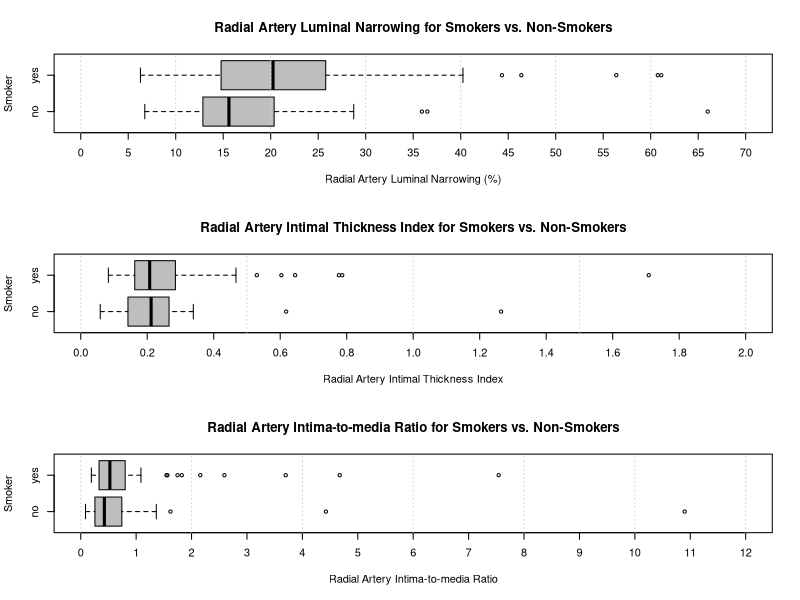

Reproduce this figure in R. (Note: this script raises an error after producing the figure.)
# Case Study 1 - Study of Graft Arteries
# Angus Robertson
# 22 July 2017
# Packages: data.table, 

library(data.table)

# Import data file from csv and clean data
data <- read.csv('artery030510.csv', header=T)

  #Remove unused columns and rows
  data <- subset(data, select = -c(X, X.1, X.2, X.3))
  data <- data[!apply(is.na(data) | data == '', 1, all), ]
  
  #Fix column names
  setnames(data, old=c("RA...luminal.narrowing",         
                       "RA..Intimal.thickness.index",
                       "RA.Intima.to.media.ratio",     
                       "ITA...luminal.narrowing",        
                       "ITA..Intimal.thickness.index",    
                       "ITA.Intima.to.media.ratio",    
                       "RA.DLI",       
                       "RA.IEL.area",                      
                       "RA.Intimal.area",                  
                       "RA.Medial.area",                   
                       "RA.Intimal.width",                 
                       "RA.Medial.width",                  
                       "ITA.DLI",                      
                       "ITA.IEL.area",                     
                       "ITA.Intimal.area",                 
                       "ITA.Medial.area",                
                       "ITA.Intimal.width",                
                       "ITA.Medial.width"), 
                new=c("RA.Luminal.narrowing.(%)",
                      "RA.Intimal.thickness.index",
                      "RA.Intima-to-media.ratio",
                      "ITA.Luminal.narrowing.(%)",
                      "ITA.Intimal.thickness.index",
                      "ITA.Initma-to-media.ratio",
                      "RA.DLI.(mm)",
                      "RA.IEL.area.(mm^2)",
                      "RA.Intimal.area.(mm^2)",
                      "RA.Medial.area.(mm^2)",                   
                      "RA.Intimal.width.(mm)",                 
                      "RA.Medial.width.(mm)",                  
                      "ITA.DLI.(mm)",                      
                      "ITA.IEL.area.(mm^2)",                     
                      "ITA.Intimal.area.(mm^2)",                 
                      "ITA.Medial.area.(mm^2)",                
                      "ITA.Intimal.width.(mm)",                
                      "ITA.Medial.width.(mm)"
                      ))
  
  #Fix data types
  data$Age <- as.numeric(data$Age)

  data$Gender <- as.factor(data$Gender)
  data$Diabetes <- as.factor(data$Diabetes)
  data$Ever.smoked <- as.factor(data$Ever.smoked)
  data$PVD <- as.factor(data$PVD)
  data$CVD <- as.factor(data$CVD)
  data$Hypertension <- as.factor(data$Hypertension)
  data$RA.medial.calcification <- as.factor(data$RA.medial.calcification)
  data$ITA.intimal.abnormality <- as.factor(data$ITA.intimal.abnormality)
  data$RA.intimal.abnormality <- as.factor(data$RA.intimal.abnormality)
  
  levels(data$Gender) <- c('female', 'male')
  levels(data$Diabetes) <- c('no', 'yes')
  levels(data$Ever.smoked) <- c('no', 'yes')
  levels(data$PVD) <- c('no', 'yes')
  levels(data$CVD) <- c('no', 'yes')
  levels(data$Hypertension) <- c('no', 'yes')
  levels(data$RA.medial.calcification) <- c('no', 'yes')
  levels(data$RA.intimal.abnormality) <- c('normal', 'intimal thickening', 'atherosclerosis')
  levels(data$ITA.intimal.abnormality) <- c('normal', 'intimal thickening', 'atherosclerosis')
  
  #Export fixed csv 
  write.csv(data, 'question1CSV.csv')
  
  # --------------------------------------------------------------------------------------------
  
  # part (b) - boxplot display of RA luminal narrowing, intimal thickness and intima-media ratio depending on ever smoked
  par(mfrow=c(3,1))
  boxplot(data$"RA.Luminal.narrowing.(%)" ~ data$Ever.smoked, 
          data=data,
          main="Radial Artery Luminal Narrowing for Smokers vs. Non-Smokers",
          ylab="Smoker",
          xlab="Radial Artery Luminal Narrowing (%)",
          col="grey",
          ylim = c(0, 70),
          pars = list(xaxp = c(0, 70, 14)),
          horizontal=T)
  grid(nx = NULL, ny= NA)
  boxplot(data$RA.Intimal.thickness.index ~ data$Ever.smoked, 
          data=data,
          main="Radial Artery Intimal Thickness Index for Smokers vs. Non-Smokers",
          ylab="Smoker",
          xlab="Radial Artery Intimal Thickness Index",
          col="grey",
          ylim = c(0, 2),
          pars = list(xaxp = c(0, 2, 10)),
          horizontal=T)
  grid(nx = NULL, ny= NA)
  boxplot(data$"RA.Intima-to-media.ratio" ~ data$Ever.smoked, 
          data=data,
          main="Radial Artery Intima-to-media Ratio for Smokers vs. Non-Smokers",
          ylab="Smoker",
          xlab="Radial Artery Intima-to-media Ratio",
          col="grey",
          ylim = c(0, 12),
          pars = list(xaxp = c(0, 12, 12)),
          horizontal=T)
  grid(nx = NULL, ny= NA)
  par(mfrow=c(1,1))
  
  # part (c) - boxplot display of 
  t.test(data$"RA.Luminal.narrowing.(%)" ~ data$Ever.smoked, var.equal=T, conf.level=0.95)
  t.test(data$RA.Intimal.thickness.index ~ data$Ever.smoked, var.equal=T, conf.level=0.95)
  t.test(data$"RA.Intima-to-media.ratio" ~ data$Ever.smoked, var.equal=T, conf.level=0.95)
  
  plot1 <- ggplot(data, aes(Ever.smoked,RA.Luminal.narrowing....)) + 
    geom_boxplot() + 
    coord_flip() +
    theme_light() +
    labs(
      title = "Comparison of Radial Artery Main Indicies for Smokers and Non-Smokers",
      y="Intima-to-Media Ratio", 
      x="Patient History of Smoking")
  
  plot2 <- ggplot(data, aes(Ever.smoked,RA.Intimal.thickness.index)) + 
    geom_boxplot() + 
    coord_flip() +
    theme_light() +
    labs(
      title = "Comparison of Radial Artery Main Indicies for Smokers and Non-Smokers", 
      y="Intima-to-Media Ratio", 
      x="Patient History of Smoking")
  
  plot3 <- ggplot(data, aes(Ever.smoked,RA.Intima.to.media.ratio)) + 
    geom_boxplot() + 
    coord_flip() +
    theme_light() +
    labs(
      title = "Comparison of Radial Artery Main Indicies for Smokers and Non-Smokers",
      y="Intima-to-Media Ratio", 
      x="Patient History of Smoking")
  
  grid.arrange(plot1, plot2, plot3, ncol=1)